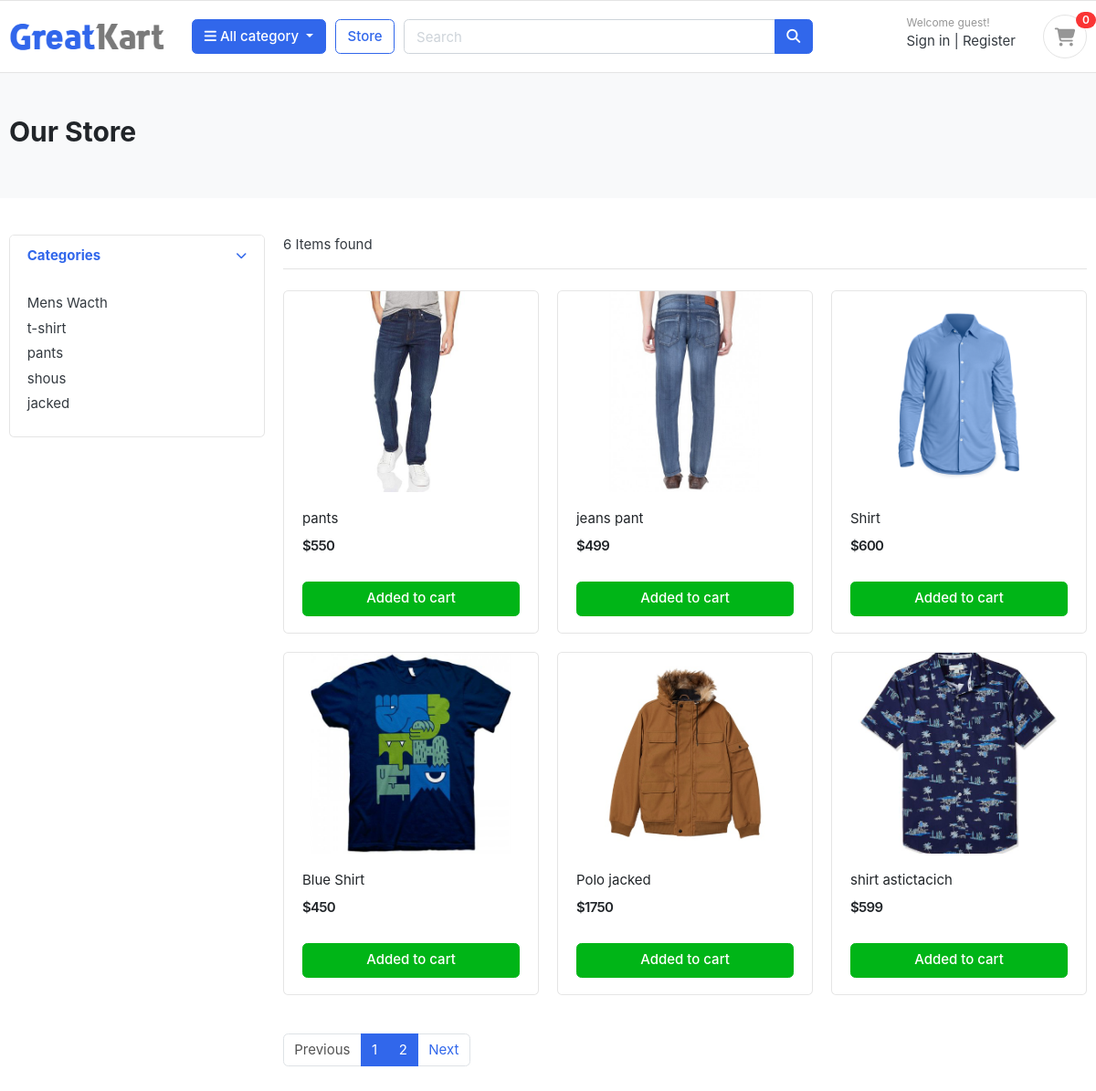
/store/, run on the app's committed database.
### category/models.py (models this page shows, shortened)
class Category(models.Model):
    category_name = models.CharField(max_length=50, unique=True)
    slug = models.SlugField(max_length=100, unique=True)
    decsription = models.TextField(max_length=255, blank=True)
    cate_img = models.ImageField(upload_to='photos/category', blank=True)

### store/models.py (models this page shows)
class Product(models.Model):
    product_name = models.CharField(max_length=100,unique=True)
    slug = models.SlugField(max_length=200, unique=True)
    description = models.TextField(max_length=500, blank=True)
    price = models.IntegerField()
    image = models.ImageField(upload_to='photos/products')
    stock = models.IntegerField()
    is_available = models.BooleanField(default=True)
    category = models.ForeignKey(Category, on_delete=models.CASCADE, null=True, blank=True)
    created_date = models.DateTimeField(auto_now_add=True)
    modified_date = models.DateTimeField(auto_now=True)
    def __str__(self):
        return self.product_name

### store/views.py (the view)
# urls.py: path('store/',include('store.urls')),
def store(request, category_slug=None):
  print(category_slug)
  category = None
  products = None
  if category_slug:
      category = get_object_or_404(Category, slug= category_slug)
      products = Product.objects.filter(is_available = True, category = category)
      page =request.GET.get('page')
      print(page)
      paginator = Paginator(products,4)
      page_product = paginator.get_page(page)
  else:
      products = Product.objects.filter(is_available=True)
      paginator = Paginator(products,6)
      page =request.GET.get('page')
      page_product = paginator.get_page(page)
      for i in page_product:
          print(i)
      print(page_product.has_next(),page_product.has_previous(),page_product.previous_page_number,page_product.next_page_number)
  categories = Category.objects.all()
  contex ={
      'products':page_product,
      'categories':categories
  }
  return render(request, 'store/store.html',contex)

### store/templates/store/store.html
{% extends 'base.html' %}
{% block body%}
<section class="section-pagetop bg">
<div class="container">
	<h2 class="title-page">Our Store</h2>
</div>
</section>
<section class="section-content padding-y">
<div class="container">
<div class="row">
	<aside class="col-md-3">
<div class="card">
	<article class="filter-group">
		<header class="card-header">
			<a href="#" data-toggle="collapse" data-target="#collapse_1" aria-expanded="true" class="">
				<i class="icon-control fa fa-chevron-down"></i>
				<h6 class="title">Categories</h6>
			</a>
		</header>
		<div class="filter-content collapse show" id="collapse_1" >
			<div class="card-body">
				<ul class="list-menu">
					{% for i in categories %}
						<li><a href="{% url 'products_by_category' category_slug=i.slug %}">{{i.category_name}}  </a></li>
					{% endfor%}
				</ul>
			</div>
		</div>
	</article>
</div>
	</aside>
	<main class="col-md-9">
<header class="border-bottom mb-4 pb-3">
		<div class="form-inline">
			<span class="mr-md-auto">{{products|length}} Items found </span>
		</div>
</header>
<div class="row">
	{% for item in products %}
	<div class="col-md-4">
		<figure class="card card-product-grid">
			<div class="img-wrap">
				<img src="{{item.image.url}}">
			</div>
			<figcaption class="info-wrap">
				<div class="fix-height">
					<a href="{% url 'product_detail' item.category.slug item.slug%}" class="title">{{item.product_name}}</a>
					<div class="price-wrap mt-2">
						<span class="price">${{item.price}}</span>
					</div>
				</div>
				<a href="" class="btn btn-block btn-success">Added to cart </a>
			</figcaption>
		</figure>
	</div>
	{% endfor %}
</div>
<nav class="mt-4" aria-label="Page navigation sample">
  <ul class="pagination">
	{% if products.has_previous %}
    <li class="page-item"><a class="page-link" href="?page={{products.previous_page_number}}">Previous</a></li>
	{% else %}
	<li class="page-item disabled"><a class="page-link" >Previous</a></li>
	{% endif%}
	{% for i in products.paginator.page_range %}
		<li class="page-item active"><a class="page-link" href="?page={{i}}">{{i}}</a></li>
	{% endfor %}
	{% if products.has_next %}
    <li class="page-item"><a class="page-link" href="?page={{products.next_page_number}}">Next</a></li>
	{% else %}
	<li class="page-item disabled"><a class="page-link" >Next</a></li>
	{% endif%}
  </ul>
</nav>
	</main>
</div>
</div>
</section>
{%endblock body%}

### templates/base.html (shortened to what this page needs)
<!DOCTYPE html>
{% load static %}
<html lang="en">
    <head>
        <link href="{% static 'css/bootstrap.css'%}" rel="stylesheet" type="text/css" />
        <link rel="stylesheet" href="https://cdnjs.cloudflare.com/ajax/libs/font-awesome/6.7.1/css/all.min.css" />
        <link
          href="{% static 'css/bootstrap.css'%}"
          type="text/css"
          rel="stylesheet"
        />
        <link href="{% static 'css/ui.css'%}" rel="stylesheet" type="text/css" />
        <link
          href="{% static 'css/responsive.css'%}"
          rel="stylesheet"
          media="only screen and (max-width: 1200px)"
        />
      </head>
<body>
    <header class="section-header">
        <section class="header-main border-bottom">
          <div class="container">
            <div class="row align-items-center">
              <div class="col-lg-2 col-md-3 col-6">
                <a href="{% url 'home'%}" class="brand-wrap">
                  <img class="logo" src="{% static 'images/logo.png'%}" />
                </a>
              </div>
              <div class="col-lg col-sm col-md col-6 flex-grow-0">
                <div class="category-wrap dropdown d-inline-block float-right">
                  <button
                    type="button"
                    class="btn btn-primary dropdown-toggle"
                    data-toggle="dropdown"
                  >
                    <i class="fa fa-bars"></i> All category
                  </button>
                </div>
              </div>
              <a href="{% url 'store'%}" class="btn btn-outline-primary">Store</a>
              <div class="col-lg col-md-6 col-sm-12 col">
                <form action="#" class="search">
                  <div class="input-group w-100">
                    <input
                      type="text"
                      class="form-control"
                      style="width: 60%"
                      placeholder="Search"
                    />
                    <div class="input-group-append">
                      <button class="btn btn-primary" type="submit">
                        <i class="fa fa-search"></i>
                      </button>
                    </div>
                  </div>
                </form>
              </div>
              <div class="col-lg-3 col-sm-6 col-8 order-2 order-lg-3">
                <div class="d-flex justify-content-end mb-3 mb-lg-0">
                  <div class="widget-header">
                    {% if user.is_authenticated %}
                    <small class="title text-muted">Welcome  {{user}}</small>
                    <div>
                      <a href="{% url 'profile'%}">profile</a>
                      <span class="dark-transp"> | </span>
                      <a href="{% url 'logout'%}"> Logout</a>
                    </div>
                    {% else%}
                    <small class="title text-muted">Welcome guest!</small>
                    <div>
                      <a href="{% url 'login'%}">Sign in</a>
                      <span class="dark-transp"> | </span>
                      <a href="{% url 'register'%}"> Register</a>
                    {%endif%}
                    </div>
                  </div>
                  <a href="{% url 'cart'%}" class="widget-header pl-3 ml-3">
                    <div class="icon icon-sm rounded-circle border">
                      <i class="fa-solid fa-cart-shopping"></i>
                    </div>
                    <span class="badge badge-pill badge-danger notify">0</span>
                  </a>
                </div>
              </div>
            </div>
          </div>
        </section>
      </header>
      {% block body%}
      {% endblock body%}
</body>
</html>

### static/css/ui.css (style rules this page uses)
html { font-family: "Inter", sans-serif; font-size: 15px; }
.img-wrap { text-align: center; display: block; }
.img-wrap img { max-width: 100%; }
.price-wrap { letter-spacing: -0.7px; }
.icon-xs, .icon-sm, .icon-md, .icon-lg { display: inline-block; text-align: center; flex-shrink: 0; flex-grow: 0; }
.icon-sm { width: 48px; height: 48px; line-height: 48px !important; font-size: 20px; }
.padding-y { padding-top: 40px; padding-bottom: 40px; }
figure { margin-bottom: 0; }
article:after, .form-group:after { display: block; clear: both; content: ""; }
.bg { background-color: #f8f9fa; }
.title-page { color: #212529; }
.header-main { position: relative; padding-top: 1rem; padding-bottom: 1rem; }
.brand-wrap .logo, .navbar-brand .logo { margin-right: 7px; max-height: 42px; display: inline-block; }
.widget-header { display: inline-block; vertical-align: middle; position: relative; }
.widget-header a { color: #343a40; }
.widget-header i { color: #969696; }
.widget-header .title { display: block; }
.widget-header .notify { position: absolute; top: -3px; right: -10px; }
[class*=list-] li:after { visibility: hidden; display: block; content: ""; overflow: hidden; height: 0; clear: both; }
.list-menu { list-style: none; margin: 0; padding-left: 0; }
.list-menu li { margin-bottom: 5px; }
.list-menu a { color: #343a40; }
[class*=card-product] a.title { color: #212529; display: block; }
[class*=card-product] .img-wrap { overflow: hidden; position: relative; }
[class*=card-product] .img-wrap img { height: 100%; max-width: 100%; width: auto; display: inline-block; -o-object-fit: cover; object-fit: cover; }
.card-product-grid { margin-bottom: 20px; }
.card-product-grid .img-wrap { border-radius: 0.2rem 0.2rem 0 0; height: 220px; }
.card-product-grid .info-wrap { overflow: hidden; padding: 18px 20px; }
.card-product-grid .fix-height { height: 80px; overflow: hidden; }
.card .img-wrap { overflow: hidden; }
.notify { position: absolute; top: -4px; right: -10px; display: inline-block; padding: 0.25em 0.6em; font-size: 12px; line-height: 1; text-align: center; border-radius: 3rem; color: #fff; background-color: #fa3434; }
.price { font-weight: 600; color: #212529; }
.icon-control { margin-top: 5px; float: right; font-size: 80%; }
.card-header .title { margin-bottom: 0; line-height: 1.5; }
.filter-group { border-bottom: 1px solid #e4e4e4; }
.filter-group .card-header { border-bottom: 0; }
.filter-group:last-child { border-bottom: 0; }
.section-pagetop { padding: 45px 0; }

### data on the page
Category: category_name "Mens Wacth"
Category: category_name "t-shirt"
Category: category_name "pants"
Category: category_name "shous"
Category: category_name "jacked"
Product: image (picture), product_name "pants", price "550"
Product: image (picture), product_name "jeans pant", price "499"
Product: image (picture), product_name "Shirt", price "600"
Product: image (picture), product_name "Blue Shirt", price "450"
Product: image (picture), product_name "Polo jacked", price "1750"
Product: image (picture), product_name "shirt astictacich", price "599"

### other printed values
{{ products|length }} "6"
{{ i }} "1" "2"
